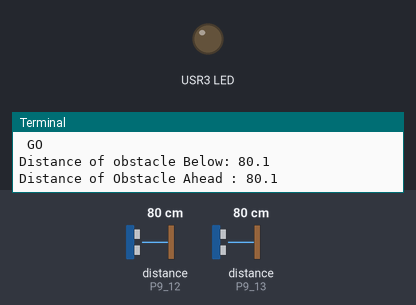
Simulated run of this program. Board: BeagleBone Black. Shown: output pins drawn as LEDs (lit = HIGH), the last lines printed to the terminal. The test bench sets the inputs (shaded band); at power-on: distance to the obstacle (sensors on P9_13, P9_12) 80 cm. The echo pulse lasts 58.3 µs per cm; the clock reads 2024-03-15 10:24:30 at power-on unless the program sets it; pins used as bus, display or sensor lines are not drawn.

Above: at 1.7 s.
1.8 s: distance to the obstacle (sensor on P9_13) set to 28 cm
4.2 s: distance to the obstacle (sensor on P9_13) set to 23 cm
At 5.4 s:
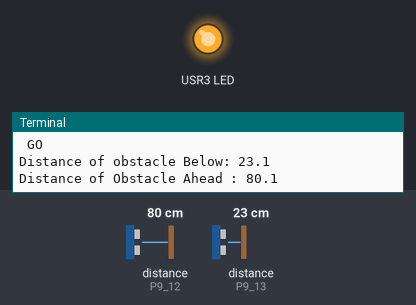
8.8 s: distance to the obstacle (sensor on P9_13) set to 60 cm
At 11.1 s:
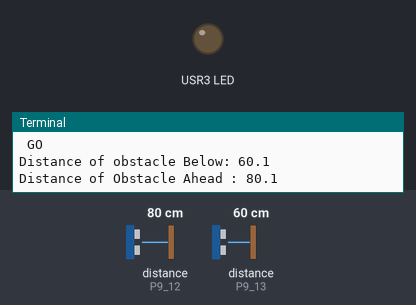
Timing chart, 0 to 12.3 s (numbered marks = the images above; inputs shaded):
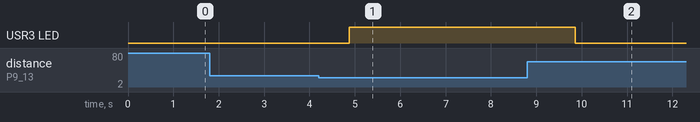

The program:

hc-sr05_example.py
```python
import Adafruit_BBIO.GPIO as GPIO
import time
import os

Front_UltraTrig = "P9_15"
Front_UltraEcho = "P9_12"
Down_UltraTrig = "P9_11"
Down_UltraEcho = "P9_13"
led_R = "USR3"

def distanceMeasurement(TRIG,ECHO):
    GPIO.output(TRIG, True)
    time.sleep(0.00001)
    GPIO.output(TRIG, False)
    pulseStart = time.time()

    while GPIO.input(ECHO) == 0:
        pulseStart = time.time()
    while GPIO.input(ECHO) == 1:
        pulseEnd = time.time()

    pulseDuration = pulseEnd - pulseStart
    distance = pulseDuration * 17150
    distance = round(distance, 2)
    return distance

GPIO.setup(Front_UltraTrig, GPIO.OUT)
GPIO.setup(Front_UltraEcho, GPIO.IN)
GPIO.setup(Down_UltraTrig, GPIO.OUT)
GPIO.setup(Down_UltraEcho, GPIO.IN)
GPIO.setup(led_R, GPIO.OUT)
GPIO.output(Front_UltraTrig, False)
GPIO.output(Down_UltraTrig, False)
time.sleep(0.5)
try:
   while True:

      down_Dist = distanceMeasurement(Down_UltraTrig, Down_UltraEcho)
      print "Distance of obstacle Below: %.1f " % down_Dist
      time.sleep(0.3)
      front_Dist= distanceMeasurement(Front_UltraTrig, Front_UltraEcho)
      print "Distance of Obstacle Ahead : %.1f  " % front_Dist
      time.sleep(0.3)
      os.system('clear')

      if (front_Dist <= 25):
        print " STOP "
        if (down_Dist < 25):
           GPIO.output(led_R, True)
        else:
           GPIO.output(led_R, False)
      else:
        print " GO "
        if (down_Dist < 25):
           GPIO.output(led_R, True)
        else:
           GPIO.output(led_R, False)
except KeyboardInterrupt:
   print "\nMeasurement Stopped by user "
   GPIO.cleanup()
```

Measured:
- the behaviour switches between 26 and 25 cm on distance to the obstacle (sensor on P9_13) (found by bisection; images 0 and 1)
- after the input at 4.2 s, USR3 LED: LOW → HIGH after 0.67 s
- after the input at 8.8 s, USR3 LED: HIGH → LOW after 1.1 s
